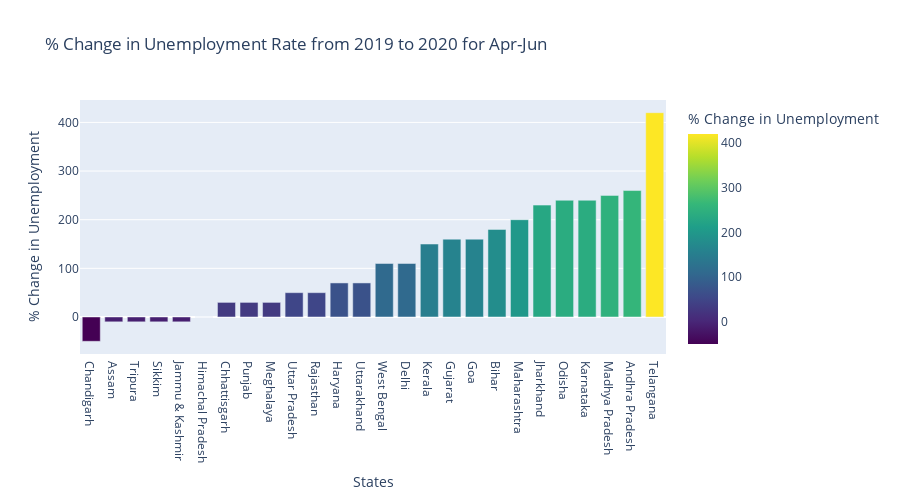

Notebook code cell kept with this figure:
### Code cell
# Percentage change in unemployment after lockdown
'''After Removing the Outliers Tamil Nadu and Puducherry'''
fig = px.bar(pctUER.iloc[:26,:], x=bna.columns[0],y=bna.columns[3],color=bna.columns[3],
            labels={bna.columns[0] : 'States', bna.columns[3] : '% Change in Unemployment'},
            title='% Change in Unemployment Rate from 2019 to 2020 for Apr-Jun ',
            color_continuous_scale = 'viridis', width=900, height=500)
fig.show()

### Figure 1 — Plotly figure (JSON) as saved in the notebook; plotly's stock layout.template omitted (floating-point values rounded to 4 significant figures)
{"data": [{"alignmentgroup": "True", "hovertemplate": "States=%{x}<br>% Change in Unemployment=%{marker.color}<extra></extra>", "legendgroup": "", "marker": {"color": [-50, -10, -10, -10, -10, 0, 30, 30, 30, 50, 50, 70, 70, 110, 110, 150, 160, 160, 180, 200, 230, 240, 240, 250, 260, 420], "coloraxis": "coloraxis", "pattern": {"shape": ""}}, "name": "", "offsetgroup": "", "orientation": "v", "showlegend": false, "textposition": "auto", "type": "bar", "x": ["Chandigarh", "Assam", "Tripura", "Sikkim", "Jammu & Kashmir", "Himachal Pradesh", "Chhattisgarh", "Punjab", "Meghalaya", "Uttar Pradesh", "Rajasthan", "Haryana", "Uttarakhand", "West Bengal", "Delhi", "Kerala", "Gujarat", "Goa", "Bihar", "Maharashtra", "Jharkhand", "Odisha", "Karnataka", "Madhya Pradesh", "Andhra Pradesh", "Telangana"], "xaxis": "x", "y": [-50, -10, -10, -10, -10, 0, 30, 30, 30, 50, 50, 70, 70, 110, 110, 150, 160, 160, 180, 200, 230, 240, 240, 250, 260, 420], "yaxis": "y"}], "layout": {"barmode": "relative", "coloraxis": {"colorbar": {"title": {"text": "% Change in Unemployment"}}, "colorscale": [[0, "#440154"], [0.1111, "#482878"], [0.2222, "#3e4989"], [0.3333, "#31688e"], [0.4444, "#26828e"], [0.5556, "#1f9e89"], [0.6667, "#35b779"], [0.7778, "#6ece58"], [0.8889, "#b5de2b"], [1, "#fde725"]]}, "height": 500, "legend": {"tracegroupgap": 0}, "title": {"text": "% Change in Unemployment Rate from 2019 to 2020 for Apr-Jun "}, "width": 900, "xaxis": {"anchor": "y", "domain": [0, 1], "title": {"text": "States"}}, "yaxis": {"anchor": "x", "domain": [0, 1], "title": {"text": "% Change in Unemployment"}}}}
